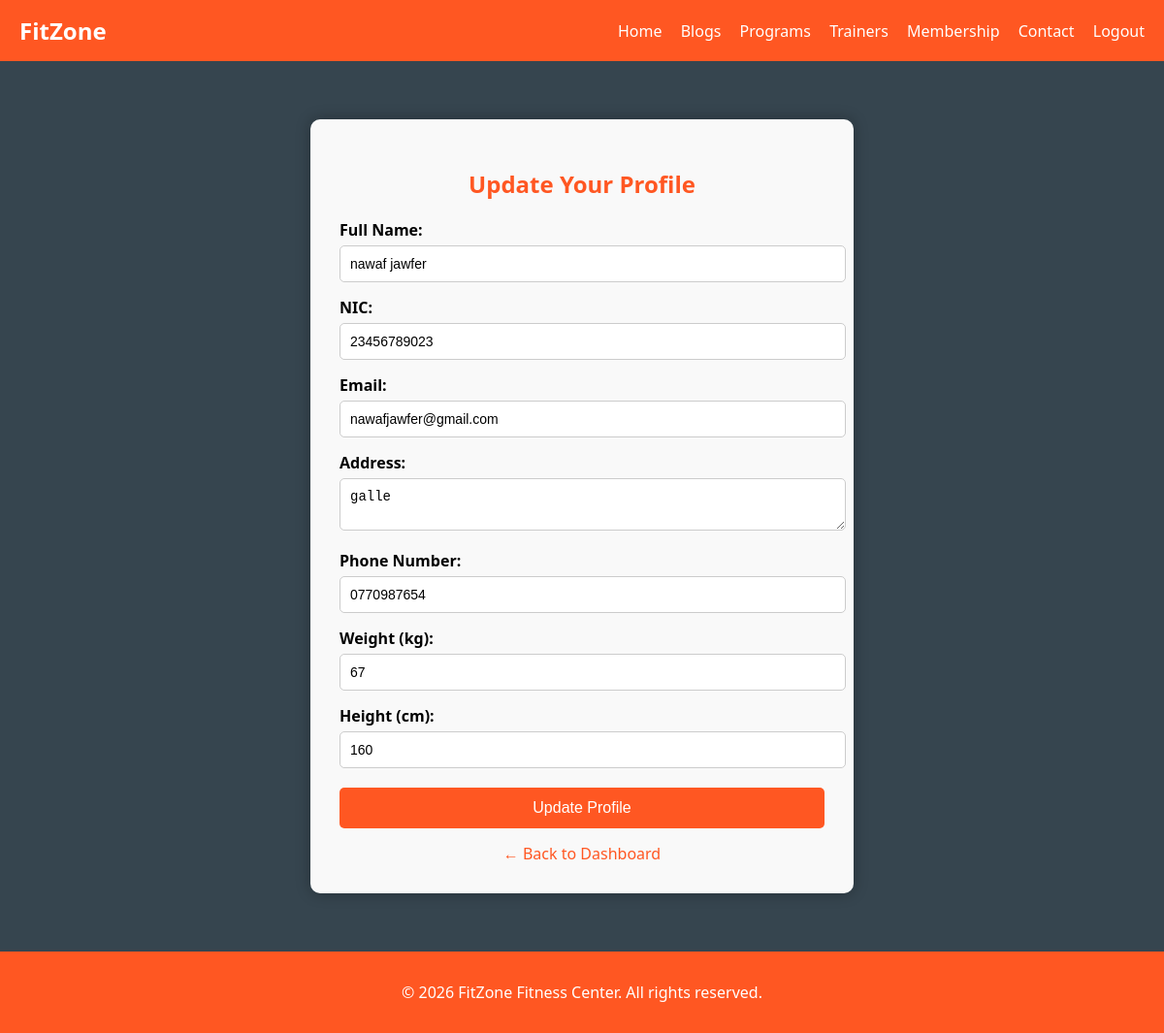
/Pages/update_profile.php (signed in), run on the app's committed database.
### tables this page shows
CREATE TABLE IF NOT EXISTS `users1` (
  `Admission_Number` int NOT NULL AUTO_INCREMENT,
  `Full_Name` varchar(100) NOT NULL,
  `NIC` varchar(50) NOT NULL,
  `Address` text NOT NULL,
  `Email` varchar(100) NOT NULL,
  `Phone_Number` varchar(20) NOT NULL,
  `Weight` varchar(10) NOT NULL,
  `Height` varchar(10) NOT NULL,
  `Username` varchar(50) NOT NULL,
  `Password` varchar(255) NOT NULL,
  `Role` varchar(30) NOT NULL DEFAULT 'Customer',
  PRIMARY KEY (`Admission_Number`)
);

### Pages/update_profile.php (the view, shortened to what this page needs)
<?php
$conn = new mysqli("localhost", "root", "", "fitzone1");
$user_id = $_SESSION["user_id"];
$stmt = $conn->prepare("SELECT * FROM users1 WHERE Admission_Number = ?");
$stmt->bind_param("i", $user_id);
$stmt->execute();
$result = $stmt->get_result();
$user = $result->fetch_assoc();
?>
<!doctype html>
<html lang="en">
<head>
</head>
<body>
  <div class="navbar">
    <div class="logo">FitZone</div>
    <div>
      <a href="index.php">Home</a>
      <a href="blog.php">Blogs</a>
      <a href="programs.php">Programs</a>
      <a href="trainers.php">Trainers</a>
      <a href="membership.php">Membership</a>
      <a href="contact.php">Contact</a>
      <a href="logout.php">Logout</a>
    </div>
  </div>
  <div class="container">
    <h2>Update Your Profile</h2>
    <form method="POST">
      <label>Full Name:</label>
      <input type="text" name="fullname" value="<?php echo htmlspecialchars($user['Full_Name']); ?>" required>
      <label>NIC:</label>
      <input type="text" name="nic" value="<?php echo htmlspecialchars($user['NIC']); ?>" required>
      <label>Email:</label>
      <input type="email" name="email" value="<?php echo htmlspecialchars($user['Email']); ?>" required>
      <label>Address:</label>
      <textarea name="address" rows="2" required><?php echo htmlspecialchars($user['Address']); ?></textarea>
      <label>Phone Number:</label>
      <input type="text" name="phone" value="<?php echo htmlspecialchars($user['Phone_Number']); ?>" required>
      <label>Weight (kg):</label>
      <input type="text" name="weight" value="<?php echo htmlspecialchars($user['Weight']); ?>">
      <label>Height (cm):</label>
      <input type="text" name="height" value="<?php echo htmlspecialchars($user['Height']); ?>">
      <button type="submit">Update Profile</button>
    </form>
    <div class="back">
      <a href="customer_dashboard.php">← Back to Dashboard</a>
    </div>
  </div>
  <div class="footer">
    <p>&copy; <?php echo date("Y"); ?> FitZone Fitness Center. All rights reserved.</p>
  </div>
</body>
</html>

### Pages/update_profile.php (style rules this page uses)
body { font-family: 'Segoe UI', sans-serif; margin: 0; padding: 0; background-color: #36454F; background-size: cover; }
.navbar { background-color: #ff5722; padding: 15px 20px; display: flex; justify-content: space-between; align-items: center; color: white; }
.navbar .logo { font-weight: bold; font-size: 24px; }
.navbar a { color: white; margin-left: 15px; text-decoration: none; font-size: 16px; }
.container { max-width: 500px; margin: 60px auto; background: rgba(255,255,255,0.97); padding: 30px; border-radius: 10px; box-shadow: 0 0 15px rgba(0,0,0,0.3); }
h2 { text-align: center; color: #ff5722; margin-bottom: 20px; }
label { font-weight: bold; margin-top: 15px; display: block; }
input, textarea { width: 100%; padding: 10px; margin-top: 5px; border: 1px solid #ccc; border-radius: 5px; font-size: 14px; }
button { width: 100%; padding: 12px; margin-top: 20px; background-color: #ff5722; border: none; border-radius: 5px; color: white; font-size: 16px; cursor: pointer; }
.back { text-align: center; margin-top: 15px; }
.back a { color: #ff5722; text-decoration: none; }
.footer { background-color: #ff5722; color: white; text-align: center; padding: 15px 0; margin-top: 60px; }

### data on the page
users1: fullname "nawaf jawfer", nic "23456789023", email "nawafjawfer@gmail.com", address "galle", phone "0770987654", weight "67", height "160"
